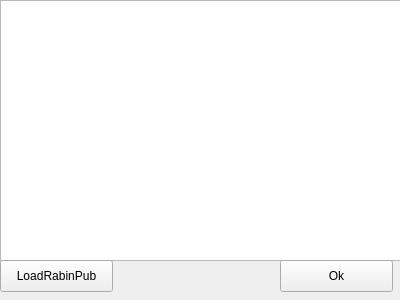
<?xml version="1.0" encoding="UTF-8"?>
<ui version="4.0">
 <class>TextEditor</class>
 <widget class="QWidget" name="TextEditor">
  <property name="geometry">
   <rect>
    <x>0</x>
    <y>0</y>
    <width>400</width>
    <height>300</height>
   </rect>
  </property>
  <property name="windowTitle">
   <string>Encrypt Text</string>
  </property>
  <widget class="QTextEdit" name="textEditor">
   <property name="geometry">
    <rect>
     <x>0</x>
     <y>0</y>
     <width>401</width>
     <height>261</height>
    </rect>
   </property>
  </widget>
  <widget class="QPushButton" name="bt_ok">
   <property name="geometry">
    <rect>
     <x>280</x>
     <y>260</y>
     <width>113</width>
     <height>32</height>
    </rect>
   </property>
   <property name="text">
    <string>Ok</string>
   </property>
  </widget>
  <widget class="QPushButton" name="bt_load_rabin_pubkey">
   <property name="geometry">
    <rect>
     <x>0</x>
     <y>260</y>
     <width>113</width>
     <height>32</height>
    </rect>
   </property>
   <property name="text">
    <string>LoadRabinPub</string>
   </property>
  </widget>
 </widget>
 <resources/>
 <connections/>
</ui>
